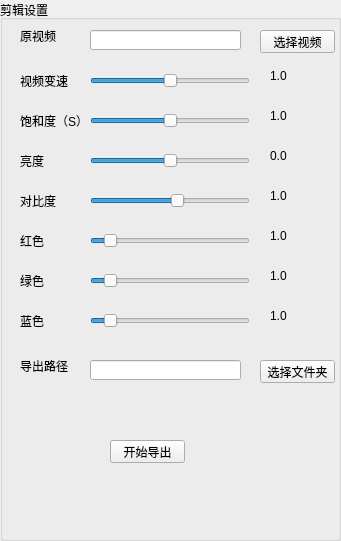
    <widget class="QGroupBox" name="groupBox_27">
     <property name="geometry">
      <rect>
       <x>800</x>
       <y>20</y>
       <width>341</width>
       <height>541</height>
      </rect>
     </property>
     <property name="title">
      <string>剪辑设置</string>
     </property>
     <widget class="QLabel" name="label_167">
      <property name="geometry">
       <rect>
        <x>20</x>
        <y>30</y>
        <width>54</width>
        <height>12</height>
       </rect>
      </property>
      <property name="text">
       <string>原视频</string>
      </property>
     </widget>
     <widget class="QLabel" name="label_170">
      <property name="geometry">
       <rect>
        <x>20</x>
        <y>70</y>
        <width>54</width>
        <height>21</height>
       </rect>
      </property>
      <property name="text">
       <string>视频变速</string>
      </property>
     </widget>
     <widget class="QLabel" name="label_172">
      <property name="geometry">
       <rect>
        <x>20</x>
        <y>110</y>
        <width>61</width>
        <height>21</height>
       </rect>
      </property>
      <property name="text">
       <string>饱和度（S）</string>
      </property>
     </widget>
     <widget class="QLabel" name="label_173">
      <property name="geometry">
       <rect>
        <x>20</x>
        <y>150</y>
        <width>54</width>
        <height>21</height>
       </rect>
      </property>
      <property name="text">
       <string>亮度</string>
      </property>
     </widget>
     <widget class="QLabel" name="label_174">
      <property name="geometry">
       <rect>
        <x>20</x>
        <y>190</y>
        <width>54</width>
        <height>21</height>
       </rect>
      </property>
      <property name="text">
       <string>对比度</string>
      </property>
     </widget>
     <widget class="QLabel" name="label_177">
      <property name="geometry">
       <rect>
        <x>20</x>
        <y>360</y>
        <width>54</width>
        <height>12</height>
       </rect>
      </property>
      <property name="text">
       <string>导出路径</string>
      </property>
     </widget>
     <widget class="QLineEdit" name="lineEdit_81">
      <property name="enabled">
       <bool>true</bool>
      </property>
      <property name="geometry">
       <rect>
        <x>90</x>
        <y>30</y>
        <width>151</width>
        <height>20</height>
       </rect>
      </property>
      <property name="focusPolicy">
       <enum>Qt::NoFocus</enum>
      </property>
     </widget>
     <widget class="QLineEdit" name="outpathEdit">
      <property name="geometry">
       <rect>
        <x>90</x>
        <y>360</y>
        <width>151</width>
        <height>20</height>
       </rect>
      </property>
      <property name="focusPolicy">
       <enum>Qt::NoFocus</enum>
      </property>
     </widget>
     <widget class="QPushButton" name="SelectVideo">
      <property name="geometry">
       <rect>
        <x>260</x>
        <y>30</y>
        <width>75</width>
        <height>23</height>
       </rect>
      </property>
      <property name="text">
       <string>选择视频</string>
      </property>
     </widget>
     <widget class="QPushButton" name="SelectDir">
      <property name="geometry">
       <rect>
        <x>260</x>
        <y>360</y>
        <width>75</width>
        <height>23</height>
       </rect>
      </property>
      <property name="text">
       <string>选择文件夹</string>
      </property>
     </widget>
     <widget class="QSlider" name="VideoSpeed">
      <property name="geometry">
       <rect>
        <x>90</x>
        <y>70</y>
        <width>160</width>
        <height>22</height>
       </rect>
      </property>
      <property name="focusPolicy">
       <enum>Qt::TabFocus</enum>
      </property>
      <property name="minimum">
       <number>0</number>
      </property>
      <property name="maximum">
       <number>20</number>
      </property>
      <property name="value">
       <number>10</number>
      </property>
      <property name="orientation">
       <enum>Qt::Horizontal</enum>
      </property>
     </widget>
     <widget class="QSlider" name="SaturationSlider">
      <property name="geometry">
       <rect>
        <x>90</x>
        <y>110</y>
        <width>160</width>
        <height>22</height>
       </rect>
      </property>
      <property name="minimum">
       <number>0</number>
      </property>
      <property name="maximum">
       <number>20</number>
      </property>
      <property name="value">
       <number>10</number>
      </property>
      <property name="orientation">
       <enum>Qt::Horizontal</enum>
      </property>
     </widget>
     <widget class="QSlider" name="BrightnessSlider">
      <property name="geometry">
       <rect>
        <x>90</x>
        <y>150</y>
        <width>160</width>
        <height>22</height>
       </rect>
      </property>
      <property name="minimum">
       <number>-10</number>
      </property>
      <property name="maximum">
       <number>10</number>
      </property>
      <property name="value">
       <number>0</number>
      </property>
      <property name="orientation">
       <enum>Qt::Horizontal</enum>
      </property>
     </widget>
     <widget class="QSlider" name="ContrastSlider">
      <property name="geometry">
       <rect>
        <x>90</x>
        <y>190</y>
        <width>160</width>
        <height>22</height>
       </rect>
      </property>
      <property name="minimum">
       <number>-100</number>
      </property>
      <property name="maximum">
       <number>100</number>
      </property>
      <property name="value">
       <number>10</number>
      </property>
      <property name="orientation">
       <enum>Qt::Horizontal</enum>
      </property>
     </widget>
     <widget class="QLabel" name="speedValue">
      <property name="geometry">
       <rect>
        <x>270</x>
        <y>70</y>
        <width>54</width>
        <height>12</height>
       </rect>
      </property>
      <property name="text">
       <string>1.0</string>
      </property>
     </widget>
     <widget class="QLabel" name="SaturationValue">
      <property name="geometry">
       <rect>
        <x>270</x>
        <y>110</y>
        <width>54</width>
        <height>12</height>
       </rect>
      </property>
      <property name="text">
       <string>1.0</string>
      </property>
     </widget>
     <widget class="QLabel" name="BrightnessValue">
      <property name="geometry">
       <rect>
        <x>270</x>
        <y>150</y>
        <width>54</width>
        <height>12</height>
       </rect>
      </property>
      <property name="text">
       <string>0.0</string>
      </property>
     </widget>
     <widget class="QLabel" name="label_175">
      <property name="geometry">
       <rect>
        <x>20</x>
        <y>230</y>
        <width>54</width>
        <height>21</height>
       </rect>
      </property>
      <property name="text">
       <string>红色</string>
      </property>
     </widget>
     <widget class="QLabel" name="label_176">
      <property name="geometry">
       <rect>
        <x>20</x>
        <y>270</y>
        <width>54</width>
        <height>21</height>
       </rect>
      </property>
      <property name="text">
       <string>绿色</string>
      </property>
     </widget>
     <widget class="QLabel" name="label_192">
      <property name="geometry">
       <rect>
        <x>20</x>
        <y>310</y>
        <width>54</width>
        <height>21</height>
       </rect>
      </property>
      <property name="text">
       <string>蓝色</string>
      </property>
     </widget>
     <widget class="QSlider" name="RedSlider">
      <property name="geometry">
       <rect>
        <x>90</x>
        <y>230</y>
        <width>160</width>
        <height>22</height>
       </rect>
      </property>
      <property name="minimum">
       <number>1</number>
      </property>
      <property name="maximum">
       <number>100</number>
      </property>
      <property name="value">
       <number>10</number>
      </property>
      <property name="orientation">
       <enum>Qt::Horizontal</enum>
      </property>
     </widget>
     <widget class="QSlider" name="GreenSlider">
      <property name="geometry">
       <rect>
        <x>90</x>
        <y>270</y>
        <width>160</width>
        <height>22</height>
       </rect>
      </property>
      <property name="minimum">
       <number>1</number>
      </property>
      <property name="maximum">
       <number>100</number>
      </property>
      <property name="value">
       <number>10</number>
      </property>
      <property name="orientation">
       <enum>Qt::Horizontal</enum>
      </property>
     </widget>
     <widget class="QSlider" name="BlueSlider">
      <property name="geometry">
       <rect>
        <x>90</x>
        <y>310</y>
        <width>160</width>
        <height>22</height>
       </rect>
      </property>
      <property name="minimum">
       <number>1</number>
      </property>
      <property name="maximum">
       <number>100</number>
      </property>
      <property name="value">
       <number>10</number>
      </property>
      <property name="orientation">
       <enum>Qt::Horizontal</enum>
      </property>
     </widget>
     <widget class="QLabel" name="RedValue">
      <property name="geometry">
       <rect>
        <x>270</x>
        <y>230</y>
        <width>54</width>
        <height>12</height>
       </rect>
      </property>
      <property name="text">
       <string>1.0</string>
      </property>
     </widget>
     <widget class="QLabel" name="GreenValue">
      <property name="geometry">
       <rect>
        <x>270</x>
        <y>270</y>
        <width>54</width>
        <height>12</height>
       </rect>
      </property>
      <property name="text">
       <string>1.0</string>
      </property>
     </widget>
     <widget class="QLabel" name="BlueValue">
      <property name="geometry">
       <rect>
        <x>270</x>
        <y>310</y>
        <width>54</width>
        <height>12</height>
       </rect>
      </property>
      <property name="text">
       <string>1.0</string>
      </property>
     </widget>
     <widget class="QLabel" name="ContrastValue">
      <property name="geometry">
       <rect>
        <x>270</x>
        <y>190</y>
        <width>54</width>
        <height>12</height>
       </rect>
      </property>
      <property name="text">
       <string>1.0</string>
      </property>
     </widget>
     <widget class="QPushButton" name="StartOutput">
      <property name="geometry">
       <rect>
        <x>110</x>
        <y>440</y>
        <width>75</width>
        <height>23</height>
       </rect>
      </property>
      <property name="text">
       <string>开始导出</string>
      </property>
     </widget>
    </widget>
